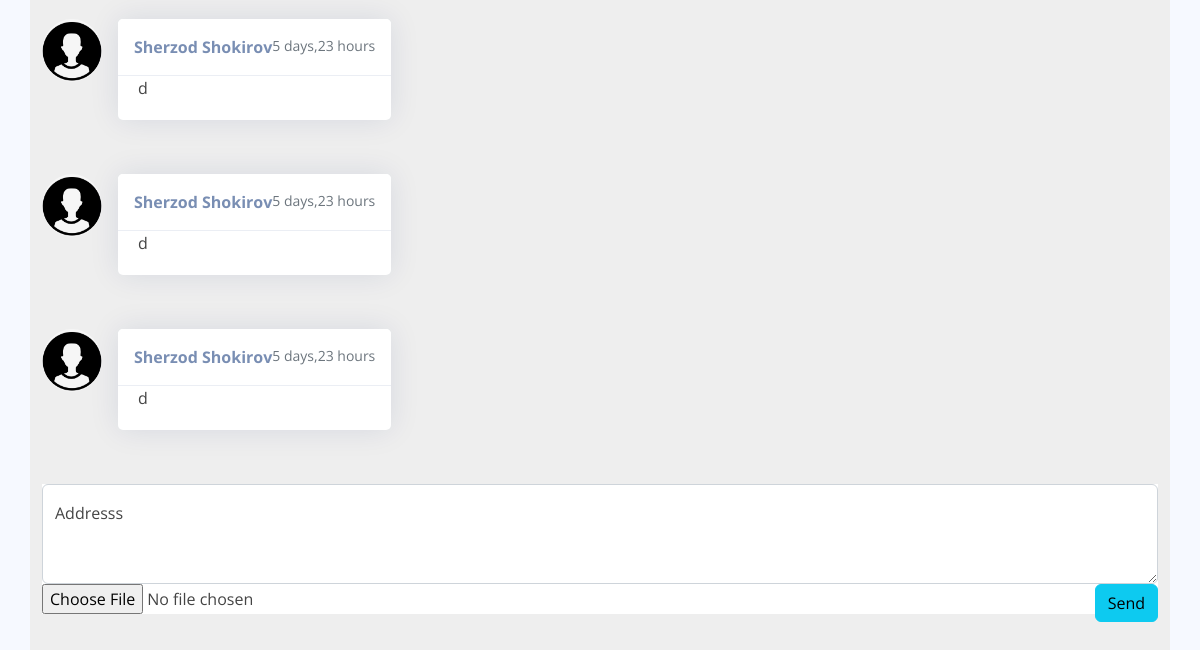
/chat/47 (signed in, lower part), run on an earlier commit of the app's database.
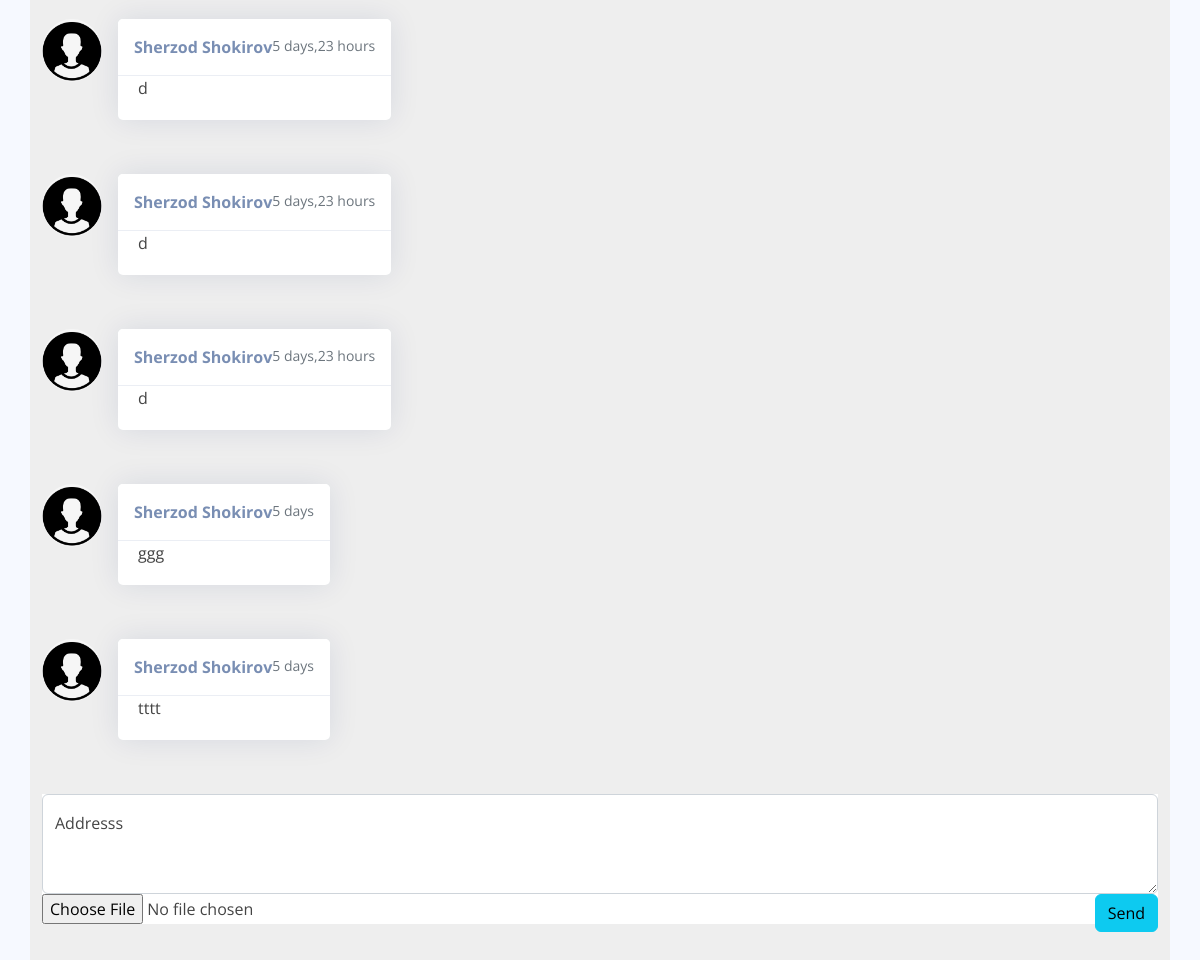
And on a later commit of the database.
### users/models.py (models this page shows)
class Chat(models.Model):
    user1 = models.ForeignKey(User,related_name='user1', on_delete=models.CASCADE, null=True, blank=True)
    user2 = models.ForeignKey('users.User',related_name='user2', on_delete=models.CASCADE, null=True, blank=True)
    content = models.TextField(null=True, blank=True)
    image = models.ImageField(upload_to='chat/', null=True, blank=True)
    data = models.DateTimeField(auto_now_add=True)

class User(AbstractUser):
    role = models.ForeignKey(Role,on_delete=models.CASCADE, null=True, blank=True)
    image = models.ImageField(upload_to='avatars/', default='avatars/default.png', null=True, blank=True)
    phone = models.CharField(max_length=20, null=True, blank=True)
    about = models.CharField(max_length=250, null=True, blank=True)
    def __str__(self):
        return self.username

### users/views.py (the view)
# urls.py: path('chat/<int:id>', chat, name='chat'),
@login_required
def chat(request,id):
    Student = User.objects.get(id=id)
    print(id,request.user.id)
    if request.method == 'POST':
        form = Chatform(data=request.POST,files=request.FILES)
        if form.is_valid():
            chat = form.save(commit=False)
            chat.user1 = request.user
            chat.user2 = Student
            chat.save()
            return HttpResponseRedirect(request.META.get('HTTP_REFERER'))
    else:
        form = Chatform()
    context = {
        'form': form,
        'user': User.objects.get(username=request.user),
        'student': Student,
        'chat': Chat.objects.raw(f"""
                 SELECT *
                 from users_chat
                 where (user1_id={request.user.id} or user1_id={id}) and (user2_id={request.user.id} or user2_id={id})
                 ORDER by data asc
        """)
    }
    return render(request, 'home/chat.html',context)

### users/forms.py
class Chatform(forms.ModelForm):
    class Meta:
        model = Chat
        fields = ('user1','content','image',)

### users/models.py (called while the page is built)
    def __str__(self):
        return self.name

### templates/home/chat.html (shortened to what this page needs)
{% extends 'main.html' %} {% load static %}
{% block content %}
    <section style="background-color: #eee;">
        <div class="container py-5">
            <div class="row">
                <div class="col-md-8 col-lg-10 col-xl-12">
                    <ul class="list-unstyled">
                        {% for i in chat %}
                        {% if i.user1 == request.user and i.user2 == student %}
                        <li class="d-flex justify-content-end mb-4">
                            <div class="card">
                            <div class="card-header d-flex justify-content-end p-3">
                                <p class="fw-bold mb-0">{{ i.user1.get_full_name }}</p>
                                <p class="text-muted small mb-0"><i class="far fa-clock"></i> {{i.data|timesince}} </p>
                            </div>
                            <div class="card-body">
                                <p class="mb-0">
                                {{i.content}}
                                </p>
                                {% if i.image %}
                                  <img style="width: 300px; height: auto;" src="{{ i.image.url }}" alt="img">
                                {% endif %}
                            </div>
                            </div>
                            <img src="{{ i.user1.image.url }}"
                            class="rounded-circle d-flex align-self-start ms-3 shadow-1-strong" width="60">
                        </li>
                        {% elif i.user1 == student and i.user2 == request.user %}
                        <li class="d-flex mb-4">
                            <img src="{{ i.user1.image.url }}" alt="avatar"
                            class="rounded-circle d-flex align-self-start me-3 shadow-1-strong" width="60">
                            <div class="card">
                            <div class="card-header d-flex justify-content-between p-3">
                                <p class="fw-bold mb-0">{{ i.user1.get_full_name }}</p>
                                <p class="text-muted small mb-0"> {{i.data|timesince}} </p>
                            </div>
                            <div class="card-body">
                                <p class="mb-0">
                                    {{i.content}}
                                </p>
                            </div>
                            </div>
                        </li>
                        {% endif %}
                        {% endfor %}
                        <li class="bg-white mb-3">
                            <form method="POST" enctype="multipart/form-data" class="form-floating">
                              <textarea name="content" cols="40" rows="10" id="id_content" class="form-control" placeholder="Address" style="height: 100px;"></textarea>
                                <input type="file" name="image" accept="image/*" id="id_image">
                                <label for="id_image">Addresss</label>
                              <button type="submit" class="btn btn-info btn-rounded float-end">Send</button>
                            </form>
                        </li>
                    </ul>
                </div>
            </div>
        </div>
    </section>
{% endblock %}

What changed in the data, as far as the page shows it:
added Chat: user1.image (placeholder picture), user1.get_full_name "Sherzod Shokirov", data "5 days", content "ggg"
added Chat: user1.image (placeholder picture), user1.get_full_name "Sherzod Shokirov", data "5 days", content "tttt"
